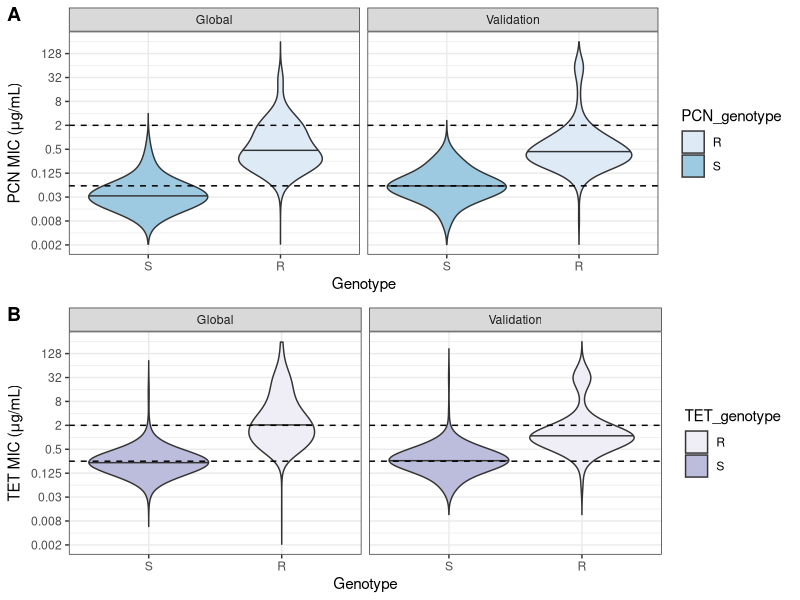

Generate this figure with R:
library(tidyverse)
library(cowplot)

# global data
all_data <- read_tsv("../data/prediction/pcn_tet_genotype_phenotype.tsv",
                            col_types = cols(penicillin = col_character()))

# validation data
validation_metadata <- read_tsv("../data/validation/reimche_metadata.tsv")
validation_resistance <- read_tsv("../data/validation/2021-06-24_reimche_gisp_alleles.tsv")

# combine data

validation_all_data <- validation_resistance %>%
    left_join(validation_metadata) %>%
    mutate(reference = "Reimche2021") %>%
    select(wgs_id, reference, tetracycline, penicillin, RpsJ_57, penA_01, tetM, blaTEM) %>%
    mutate(PCN_genotype = if_else(penA_01 == 1 & blaTEM == 0, "S", "R")) %>%
    mutate(TET_genotype = if_else(RpsJ_57 == "V" & tetM == 0, "S", "R")) %>%
    mutate(TET = str_replace_all(tetracycline, "[><= ]", "")) %>%
    mutate(TET = as.numeric(TET)) %>%
    mutate(PCN = str_replace_all(penicillin, "[><= ]", "")) %>%
    mutate(PCN = as.numeric(PCN)) %>%
    mutate(TET_interpretation = case_when(TET <= 0.25 ~ "S", TET > 0.25 & TET < 2 ~ "I", TET >= 2 ~ "R")) %>%
    mutate(PCN_interpretation = case_when(PCN <= 0.064 ~ "S", PCN > 0.064 & PCN < 2 ~ "I", PCN >= 2 ~ "R")) %>%
    mutate(dataset = "Validation")

# add genotype interpretation
all_data <- all_data %>%
    mutate(PCN_genotype = if_else(penA_01 == 1 & blaTEM == 0, "S", "R")) %>%
    mutate(TET_genotype = if_else(RpsJ_57 == "V" & tetM == 0, "S", "R"))

# filter to valid TET MICs and categorize based on breakpoints
metadata_tet <- all_data %>% 
    select(-penicillin) %>%
    filter(tetracycline != "<=4", tetracycline != "<=4.0", tetracycline != "<=8.0") %>%
    mutate(TET = str_replace_all(tetracycline, "[><= ]", "")) %>%
    mutate(TET = as.numeric(TET)) %>%
    mutate(TET_interpretation = case_when(TET <= 0.25 ~ "S", TET > 0.25 & TET < 2 ~ "I", TET >= 2 ~ "R")) %>%
    drop_na()

# filter to valid PCN MICs and categorized based on breakpoints (0.06 breakpoint interpretated to include 0.063/0.064)
metadata_pcn <- all_data %>%
    select(-tetracycline) %>%
    mutate(PCN = str_replace_all(penicillin, "[><= ]", "")) %>%
    mutate(PCN = as.numeric(PCN)) %>%
    mutate(PCN_interpretation = case_when(PCN <= 0.064 ~ "S", PCN > 0.064 & PCN < 2 ~ "I", PCN >= 2 ~ "R")) %>%
    drop_na()

# get genotype counts for all data by dataset
all_data %>% count(reference, PCN_genotype) %>%
    pivot_wider(names_from = PCN_genotype, values_from = n) %>%
    mutate(PCN_total = S + R, S_percent = S*100/PCN_total, R_percent = R*100/PCN_total) %>%
    print(n = 30)

all_data %>% count(reference, TET_genotype) %>%
    pivot_wider(names_from = TET_genotype, values_from = n) %>%
    mutate(TET_total = S + R, S_percent = S*100/TET_total, R_percent = R*100/TET_total) %>%
    print(n = 30)

# calculate sensitivity and specificity

# PCN
PCN_total_susceptible_phenotype <- metadata_pcn %>% filter(PCN_interpretation == "S") %>% nrow()
PCN_total_nonresistant_phenotype <- metadata_pcn %>% filter(PCN_interpretation != "R") %>% nrow()
PCN_total_susceptible_genotype <- all_data %>% filter(PCN_genotype == "S") %>% nrow()

PCN_sensitivity_susceptible <- (metadata_pcn %>% filter(PCN_interpretation == "S" & PCN_genotype == "S") %>% nrow())/PCN_total_susceptible_phenotype
PCN_specificity_susceptible <- (metadata_pcn %>% filter(PCN_interpretation != "S" & PCN_genotype == "R") %>% nrow())/(metadata_pcn %>% filter(PCN_interpretation != "S") %>% nrow())

PCN_sensitivity_nonresistant <- (metadata_pcn %>% filter(PCN_interpretation != "R" & PCN_genotype == "S") %>% nrow())/PCN_total_nonresistant_phenotype
PCN_specificity_nonresistant <- (metadata_pcn %>% filter(PCN_interpretation == "R" & PCN_genotype == "R") %>% nrow())/(metadata_pcn %>% filter(PCN_interpretation == "R") %>% nrow())

PCN_total_susceptible_phenotype
PCN_total_nonresistant_phenotype
PCN_total_susceptible_genotype

PCN_sensitivity_susceptible
PCN_specificity_susceptible

PCN_sensitivity_nonresistant
PCN_specificity_nonresistant

# TET
TET_total_susceptible_phenotype <- metadata_tet %>% filter(TET_interpretation == "S") %>% nrow()
TET_total_nonresistant_phenotype <- metadata_tet %>% filter(TET_interpretation != "R") %>% nrow()
TET_total_susceptible_genotype <- all_data %>% filter(TET_genotype == "S") %>% nrow()

TET_sensitivity_susceptible <- (metadata_tet %>% filter(TET_interpretation == "S" & TET_genotype == "S") %>% nrow())/TET_total_susceptible_phenotype
TET_specificity_susceptible <- (metadata_tet %>% filter(TET_interpretation != "S" & TET_genotype == "R") %>% nrow())/(metadata_tet %>% filter(TET_interpretation != "S") %>% nrow())

TET_sensitivity_nonresistant <- (metadata_tet %>% filter(TET_interpretation != "R" & TET_genotype == "S") %>% nrow())/TET_total_nonresistant_phenotype
TET_specificity_nonresistant <- (metadata_tet %>% filter(TET_interpretation == "R" & TET_genotype == "R") %>% nrow())/(metadata_tet %>% filter(TET_interpretation == "R") %>% nrow())

TET_total_susceptible_phenotype
TET_total_nonresistant_phenotype
TET_total_susceptible_genotype

TET_sensitivity_susceptible
TET_specificity_susceptible

TET_sensitivity_nonresistant
TET_specificity_nonresistant

# calculate sensitivity and specificity of only plasmid determinants

# PCN
PCN_total_susceptible_phenotype <- metadata_pcn %>% filter(PCN_interpretation == "S") %>% nrow()
PCN_total_nonresistant_phenotype <- metadata_pcn %>% filter(PCN_interpretation != "R") %>% nrow()
PCN_total_susceptible_genotype <- all_data %>% filter(blaTEM == 0) %>% nrow()

PCN_sensitivity_susceptible <- (metadata_pcn %>% filter(PCN_interpretation == "S" & blaTEM == 0) %>% nrow())/PCN_total_susceptible_phenotype
PCN_specificity_susceptible <- (metadata_pcn %>% filter(PCN_interpretation != "S" & blaTEM == 1) %>% nrow())/(metadata_pcn %>% filter(PCN_interpretation != "S") %>% nrow())

PCN_sensitivity_nonresistant <- (metadata_pcn %>% filter(PCN_interpretation != "R" & blaTEM == 0) %>% nrow())/PCN_total_nonresistant_phenotype
PCN_specificity_nonresistant <- (metadata_pcn %>% filter(PCN_interpretation == "R" & blaTEM == 1) %>% nrow())/(metadata_pcn %>% filter(PCN_interpretation == "R") %>% nrow())

PCN_total_susceptible_phenotype
PCN_total_nonresistant_phenotype
PCN_total_susceptible_genotype

PCN_sensitivity_susceptible
PCN_specificity_susceptible

PCN_sensitivity_nonresistant
PCN_specificity_nonresistant

# TET

TET_total_susceptible_phenotype <- metadata_tet %>% filter(TET_interpretation == "S") %>% nrow()
TET_total_nonresistant_phenotype <- metadata_tet %>% filter(TET_interpretation != "R") %>% nrow()
TET_total_susceptible_genotype <- all_data %>% filter(tetM == 0) %>% nrow()

TET_sensitivity_susceptible <- (metadata_tet %>% filter(TET_interpretation == "S" & tetM == 0) %>% nrow())/TET_total_susceptible_phenotype
TET_specificity_susceptible <- (metadata_tet %>% filter(TET_interpretation != "S" & tetM == 1) %>% nrow())/(metadata_tet %>% filter(TET_interpretation != "S") %>% nrow())

TET_sensitivity_nonresistant <- (metadata_tet %>% filter(TET_interpretation != "R" & tetM == 0) %>% nrow())/TET_total_nonresistant_phenotype
TET_specificity_nonresistant <- (metadata_tet %>% filter(TET_interpretation == "R" & tetM == 1) %>% nrow())/(metadata_tet %>% filter(TET_interpretation == "R") %>% nrow())

TET_total_susceptible_phenotype
TET_total_nonresistant_phenotype
TET_total_susceptible_genotype

TET_sensitivity_susceptible
TET_specificity_susceptible

TET_sensitivity_nonresistant
TET_specificity_nonresistant

# combine global and validation data

metadata_pcn <- metadata_pcn %>%
    mutate(dataset = "Global") %>%
    select(-penicillin) %>%
    rows_insert(validation_all_data %>% select(-tetracycline, -penicillin, -TET, -TET_interpretation))

metadata_tet <- metadata_tet %>%
    mutate(dataset = "Global") %>%
    select(-tetracycline) %>%
    rows_insert(validation_all_data %>% select(-tetracycline, -penicillin, -PCN, -PCN_interpretation)) %>%
    filter(!is.na(TET_genotype))

# plot

pcn_plot <- metadata_pcn %>% ggplot(aes(x = fct_relevel(PCN_genotype, "S"), y = PCN, fill = PCN_genotype)) +
    geom_violin(bw=0.8, draw_quantiles=c(0.5), trim=FALSE) +
    theme_bw() + 
    xlab("Genotype") +
    ylab(expression(paste("PCN MIC (", mu, "g/mL)", ))) +
    scale_fill_brewer() + 
    #theme(legend.position = "none") +
    #scale_x_discrete(labels = c("penA_01 present \nand blaTEM absent", "penA_01 absent \nor blaTEM present")) +
    scale_y_continuous(trans = 'log2', 
                       limits = c(0.002, 256),
                       breaks = c(2^-9, 2^-7, 2^-5, 2^-3, 2^-1, 2^1, 2^3, 2^5, 2^7), 
                       labels = c(0.002, 0.008, 0.03, 0.125, 0.5, 2, 8, 32, 128)) +
    geom_hline(yintercept = 0.06, linetype = "dashed") +
    geom_hline(yintercept = 2, linetype = "dashed") +
    facet_wrap(~dataset)


tet_plot <- metadata_tet %>% ggplot(aes(x = fct_relevel(TET_genotype, "S"), y = TET, fill = TET_genotype)) + 
    geom_violin(bw=0.8, draw_quantiles=c(0.5), trim=FALSE) +
    theme_bw() + 
    xlab("Genotype") +
    ylab(expression(paste("TET MIC (", mu, "g/mL)", ))) +
    scale_fill_brewer(palette = "Purples") + 
    #theme(legend.position = "none") + 
    #scale_x_discrete(labels = c("rpsJ WT\nand tetM absent", "rpsJ V57M\n or tetM present")) +
    scale_y_continuous(trans = 'log2', 
                       limits = c(0.002, 256),
                       breaks = c(2^-9, 2^-7, 2^-5, 2^-3, 2^-1, 2^1, 2^3, 2^5, 2^7), 
                       labels = c(0.002, 0.008, 0.03, 0.125, 0.5, 2, 8, 32, 128)) +
    geom_hline(yintercept = 0.25, linetype = "dashed") +
    geom_hline(yintercept = 2, linetype = "dashed") +
    facet_wrap(~dataset)

plot_grid(pcn_plot, tet_plot, labels = c("A","B"), nrow = 2) 

